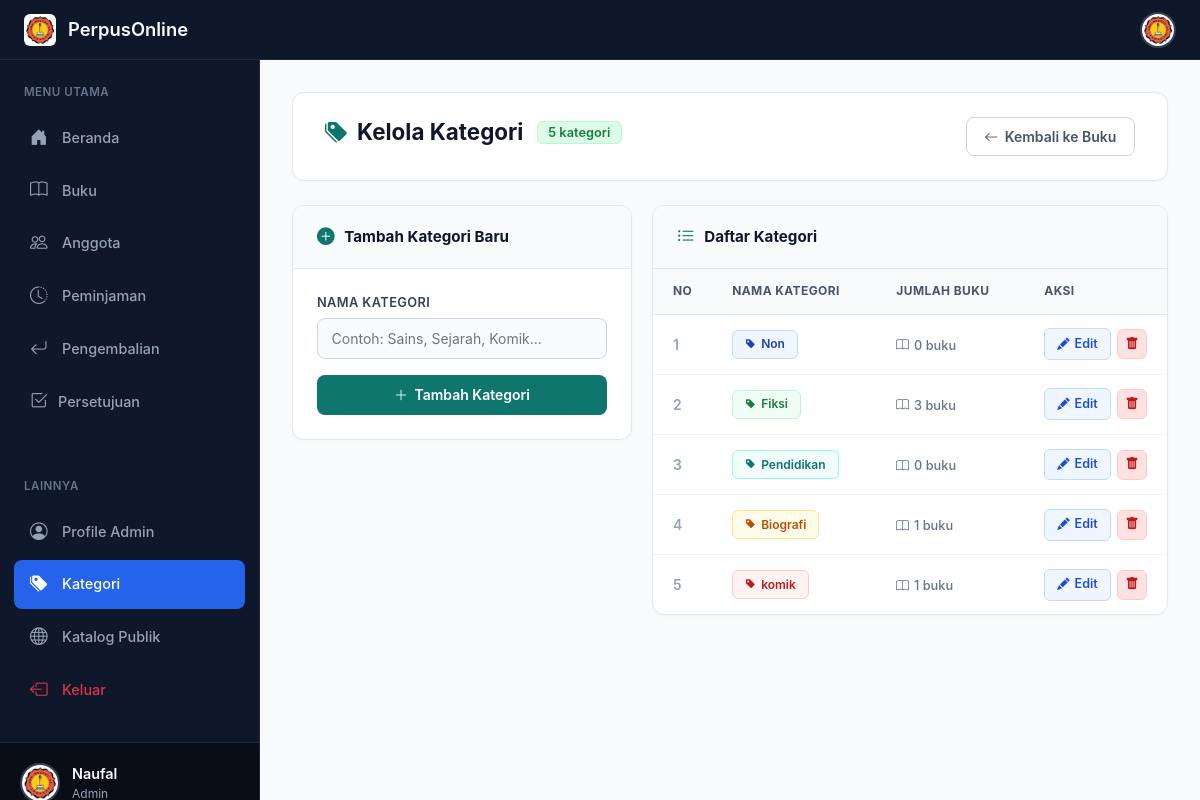
The page /tambah_kategori.php (signed in) on the database its author committed.
### tables this page shows
CREATE TABLE `kategori` (
  `id_kategori` int NOT NULL AUTO_INCREMENT,
  `nama_kategori` varchar(255) NOT NULL,
  PRIMARY KEY (`id_kategori`),
  KEY `id_kategori` (`id_kategori`)
);

### tambah_kategori.php (the view, shortened to what this page needs)
<?php
$conn = new mysqli("localhost", "root", "", "perpustakaan");
$result = $conn->query("
    SELECT k.id_kategori, k.nama_kategori, COUNT(b.id_buku) AS jumlah_buku
    FROM kategori k
    LEFT JOIN buku b ON b.id_kategori = k.id_kategori
    GROUP BY k.id_kategori, k.nama_kategori
    ORDER BY k.id_kategori ASC
");
$total_kategori = $conn->query("SELECT COUNT(*) AS c FROM kategori")->fetch_assoc()['c'];
?>
<!DOCTYPE html>
<html lang="id">
<head>
    <link href="https://cdn.jsdelivr.net/npm/bootstrap@5.3.2/dist/css/bootstrap.min.css" rel="stylesheet">
    <link rel="stylesheet" href="https://cdn.jsdelivr.net/npm/bootstrap-icons@1.11.1/font/bootstrap-icons.css">
    <link rel="stylesheet" href="katalog_styles.css">
</head>
<body>
<header class="main-header">
    <a href="beranda.php" class="brand">
        <img src="logo 40.jpeg" alt="Logo">
        <span><?= NAMA_PERPUS ?></span>
    </a>
    <div class="header-right">
        <div class="dropdown">
            <img src="logo 40.jpeg" alt="User" class="user-avatar" data-bs-toggle="dropdown">
        </div>
    </div>
</header>
<div class="layout-wrapper">
    <aside class="sidebar" id="sidebar">
        <div class="sidebar-section">
            <div class="sidebar-title">Menu Utama</div>
            <div class="nav-item"><a href="beranda.php" class="nav-link"><i class="bi bi-house-door-fill"></i><span>Beranda</span></a></div>
            <div class="nav-item"><a href="buku.php" class="nav-link"><i class="bi bi-book"></i><span>Buku</span></a></div>
            <div class="nav-item"><a href="anggota.php" class="nav-link"><i class="bi bi-people"></i><span>Anggota</span></a></div>
            <div class="nav-item"><a href="peminjaman.php" class="nav-link"><i class="bi bi-clock-history"></i><span>Peminjaman</span></a></div>
            <div class="nav-item"><a href="pengembalian.php" class="nav-link"><i class="bi bi-arrow-return-left"></i><span>Pengembalian</span></a></div>
            <div class="nav-item">
                <a href="persetujuan_admin.php" class="nav-link d-flex align-items-center justify-content-between">
                    <div class="d-flex align-items-center gap-2">
                        <i class="bi bi-check2-square"></i><span>Persetujuan</span>
                    </div>
                </a>
            </div>
        </div>
        <div class="sidebar-section">
            <div class="sidebar-title">Lainnya</div>
            <div class="nav-item"><a href="profile_admin.php" class="nav-link"><i class="bi bi-person-circle"></i><span>Profile Admin</span></a></div>
            <div class="nav-item"><a href="tambah_kategori.php" class="nav-link active"><i class="bi bi-tags-fill"></i><span>Kategori</span></a></div>
            <div class="nav-item"><a href="index.php" class="nav-link"><i class="bi bi-globe"></i><span>Katalog Publik</span></a></div>
            <div class="nav-item"><a href="logout.php" class="nav-link text-danger"><i class="bi bi-box-arrow-left"></i><span>Keluar</span></a></div>
        </div>
        <div class="sidebar-user">
            <img src="logo 40.jpeg" alt="User">
            <div>
                <div class="sidebar-user-name"><?= htmlspecialchars($_SESSION['nama']) ?></div>
                <div class="sidebar-user-role"><?= htmlspecialchars($_SESSION['level']) ?></div>
            </div>
        </div>
    </aside>
    <main class="main-content">
        <div class="page-header">
            <h1 class="page-title">
                <i class="bi bi-tags-fill"></i>
                Kelola Kategori
                <span class="total-badge"><?= $total_kategori ?> kategori</span>
            </h1>
            <a href="buku.php" class="btn-back">
                <i class="bi bi-arrow-left"></i> Kembali ke Buku
            </a>
        </div>
        <div class="content-grid">
            <div class="form-card">
                <div class="form-card-header">
                    <i class="bi bi-plus-circle-fill"></i>
                    <h5>Tambah Kategori Baru</h5>
                </div>
                <div class="form-card-body">
                    <form method="POST" action="tambah_kategori.php">
                        <label class="form-label-custom" for="nama_kategori">Nama Kategori</label>
                        <input
                            type="text"
                            id="nama_kategori"
                            name="nama_kategori"
                            class="form-control-custom"
                            placeholder="Contoh: Sains, Sejarah, Komik..."
                            autocomplete="off"
                            required
                        >
                        <button type="submit" class="btn-submit">
                            <i class="bi bi-plus-lg"></i> Tambah Kategori
                        </button>
                    </form>
                </div>
            </div>
            <div class="table-card">
                <div class="table-card-header">
                    <i class="bi bi-list-ul"></i>
                    <h5>Daftar Kategori</h5>
                </div>
                <table>
                    <thead>
                        <tr>
                            <th width="50">No</th>
                            <th>Nama Kategori</th>
                            <th>Jumlah Buku</th>
                            <th width="120">Aksi</th>
                        </tr>
                    </thead>
                    <tbody>
                    <?php
                    $no = 1;
                    $palettes = [
                        ['#1e40af','#eff6ff','1px solid #bfdbfe'],
                        ['#15803d','#f0fdf4','1px solid #bbf7d0'],
                        ['#0f766e','#f0fdfa','1px solid #99f6e4'],
                        ['#b45309','#fffbeb','1px solid #fde68a'],
                        ['#b91c1c','#fef2f2','1px solid #fecaca'],
                        ['#0369a1','#f0f9ff','1px solid #bae6fd'],
                        ['#334155','#f8fafc','1px solid #cbd5e1'],
                        ['#475569','#f1f5f9','1px solid #e2e8f0'],
                    ];
                    if ($result && $result->num_rows > 0):
                        while ($row = $result->fetch_assoc()):
                            $p = $palettes[($row['id_kategori'] - 1) % count($palettes)];
                    ?>
                        <tr>
                            <td style="color:#94a3b8;font-weight:600;"><?= $no++ ?></td>
                            <td>
                                <span class="kat-badge" style="color:<?= $p[0] ?>;background:<?= $p[1] ?>;border:<?= $p[2] ?? "none" ?>;">
                                    <i class="bi bi-tag-fill" style="font-size:0.65rem;"></i>
                                    <?= htmlspecialchars($row['nama_kategori']) ?>
                                </span>
                            </td>
                            <td>
                                <span class="buku-count">
                                    <i class="bi bi-book"></i>
                                    <?= $row['jumlah_buku'] ?> buku
                                </span>
                            </td>
                            <td>
                                <div style="display:flex;gap:0.4rem;align-items:center;">
                                    <button class="btn-edit-row"
                                        onclick="openEdit(<?= $row['id_kategori'] ?>, '<?= htmlspecialchars(addslashes($row['nama_kategori'])) ?>')">
                                        <i class="bi bi-pencil-fill"></i> Edit
                                    </button>
                                    <a href="tambah_kategori.php?hapus=<?= $row['id_kategori'] ?>"
                                       class="btn-del-row"
                                       onclick="return confirm('Yakin hapus kategori \'<?= htmlspecialchars(addslashes($row['nama_kategori'])) ?>\'?')"
                                       title="Hapus">
                                        <i class="bi bi-trash-fill"></i>
                                    </a>
                                </div>
                            </td>
                        </tr>
                    <?php endwhile; endif; ?>
                    </tbody>
                </table>
            </div>
        </div>
    </main>
</div>
</body>
</html>

### katalog_styles.css (style rules this page uses)
:root { --primary: #1d4ed8; --primary-hover: #1e40af; --primary-light: #eff6ff; --success: #15803d; --success-light: #dcfce7; --warning: #b45309; --warning-light: #fef3c7; --danger: #b91c1c; --danger-light: #fee2e2; --slate-900: #0f172a; --slate-800: #1e293b; --slate-700: #334155; --slate-600: #475569; --slate-100: #f1f5f9; --slate-50: #f8fafc; }

### rows shown on the page
kategori: nama_kategori "Non", jumlah_buku "0"
kategori: nama_kategori "Fiksi", jumlah_buku "3"
kategori: nama_kategori "Pendidikan", jumlah_buku "0"
kategori: nama_kategori "Biografi", jumlah_buku "1"
kategori: nama_kategori "komik", jumlah_buku "1"

### other values the page prints
NAMA_PERPUS "PerpusOnline"
$_SESSION['nama'] "Naufal"
$_SESSION['level'] "Admin"
$total_kategori "5"
